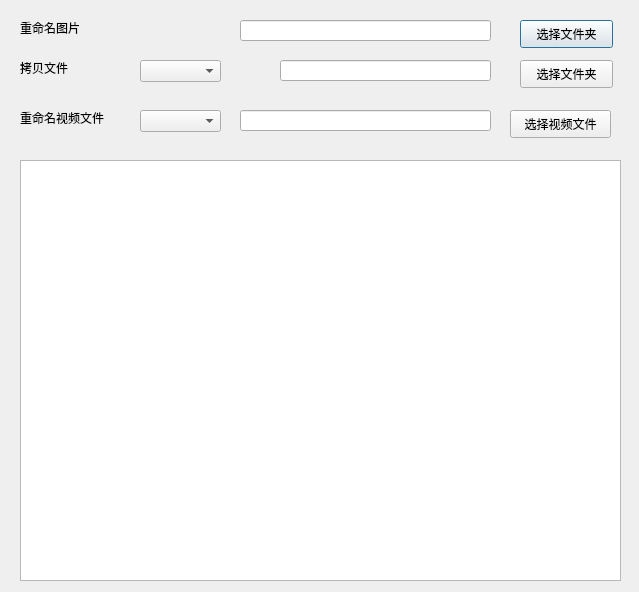
<?xml version="1.0" encoding="UTF-8"?>
<ui version="4.0">
 <class>Dialog</class>
 <widget class="QDialog" name="Dialog">
  <property name="geometry">
   <rect>
    <x>0</x>
    <y>0</y>
    <width>639</width>
    <height>592</height>
   </rect>
  </property>
  <property name="windowTitle">
   <string>Dialog</string>
  </property>
  <widget class="QLabel" name="label">
   <property name="geometry">
    <rect>
     <x>20</x>
     <y>20</y>
     <width>81</width>
     <height>16</height>
    </rect>
   </property>
   <property name="text">
    <string>重命名图片</string>
   </property>
  </widget>
  <widget class="QLineEdit" name="rename_images_line">
   <property name="geometry">
    <rect>
     <x>240</x>
     <y>20</y>
     <width>251</width>
     <height>21</height>
    </rect>
   </property>
  </widget>
  <widget class="QPushButton" name="chooseImageDir">
   <property name="geometry">
    <rect>
     <x>520</x>
     <y>20</y>
     <width>93</width>
     <height>28</height>
    </rect>
   </property>
   <property name="text">
    <string>选择文件夹</string>
   </property>
  </widget>
  <widget class="QLabel" name="label_2">
   <property name="geometry">
    <rect>
     <x>20</x>
     <y>60</y>
     <width>72</width>
     <height>15</height>
    </rect>
   </property>
   <property name="text">
    <string>拷贝文件</string>
   </property>
  </widget>
  <widget class="QComboBox" name="fileTypeCombo">
   <property name="geometry">
    <rect>
     <x>140</x>
     <y>60</y>
     <width>81</width>
     <height>22</height>
    </rect>
   </property>
   <property name="currentText">
    <string/>
   </property>
  </widget>
  <widget class="QLineEdit" name="copy_file_line">
   <property name="geometry">
    <rect>
     <x>280</x>
     <y>60</y>
     <width>211</width>
     <height>21</height>
    </rect>
   </property>
  </widget>
  <widget class="QPushButton" name="chooseFile">
   <property name="geometry">
    <rect>
     <x>520</x>
     <y>60</y>
     <width>93</width>
     <height>28</height>
    </rect>
   </property>
   <property name="text">
    <string>选择文件夹</string>
   </property>
  </widget>
  <widget class="QLabel" name="label_3">
   <property name="geometry">
    <rect>
     <x>20</x>
     <y>110</y>
     <width>111</width>
     <height>16</height>
    </rect>
   </property>
   <property name="text">
    <string>重命名视频文件</string>
   </property>
  </widget>
  <widget class="QLineEdit" name="rename_video_line">
   <property name="geometry">
    <rect>
     <x>240</x>
     <y>110</y>
     <width>251</width>
     <height>21</height>
    </rect>
   </property>
  </widget>
  <widget class="QPushButton" name="chooseVideo">
   <property name="geometry">
    <rect>
     <x>510</x>
     <y>110</y>
     <width>101</width>
     <height>28</height>
    </rect>
   </property>
   <property name="text">
    <string>选择视频文件</string>
   </property>
  </widget>
  <widget class="QTreeView" name="dirTreeView">
   <property name="geometry">
    <rect>
     <x>20</x>
     <y>160</y>
     <width>601</width>
     <height>421</height>
    </rect>
   </property>
  </widget>
  <widget class="QComboBox" name="videoTypeCombo">
   <property name="geometry">
    <rect>
     <x>140</x>
     <y>110</y>
     <width>81</width>
     <height>22</height>
    </rect>
   </property>
   <property name="currentText">
    <string/>
   </property>
  </widget>
 </widget>
 <resources/>
 <connections/>
</ui>
